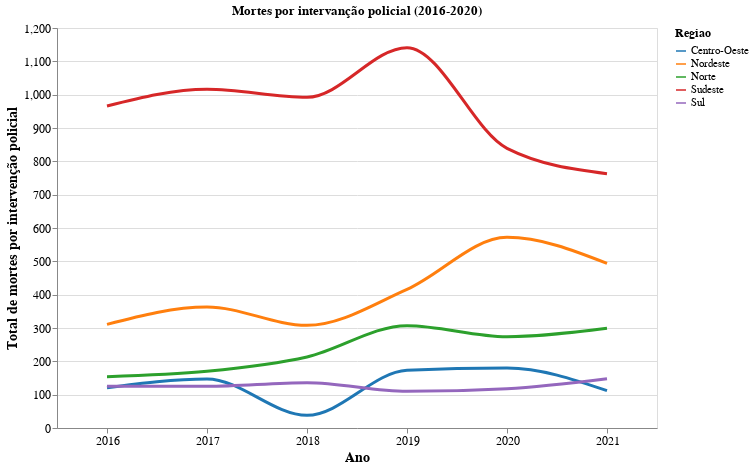

Notebook source saved alongside this figure:
### Code cell
# Create the line plot
line_plot = alt.Chart(df_aggregated).mark_line(
    strokeWidth=3,  # Thicker lines for readability
    interpolate='monotone'  # Smooth lines
).encode(
    x=alt.X('ano:O', title='Ano', axis=alt.Axis(labelAngle=0)),  # Treat ano as ordinal
    y=alt.Y('sum(qtd_interv_pol):Q', title='Total de mortes por intervenção policial'),
    color=alt.Color('regiao:N', legend=alt.Legend(title="Regiao"), 
                    scale=alt.Scale(scheme='category10')),  # Color by region
    tooltip=['regiao', 'ano', 'sum(qtd_interv_pol)']  # Optional tooltips
).properties(
    width=600,
    height=400,
    title='Mortes por intervanção policial (2016-2020)'
).configure_axis(
    labelFontSize=12,
    titleFontSize=14
).configure_legend(
    titleFontSize=12,
    labelFontSize=11
)

line_plot

### Figure 1 — Vega-Lite specification as saved in the notebook (floating-point values rounded to 4 significant figures)
{"config": {"view": {"continuousWidth": 300, "continuousHeight": 300}, "axis": {"labelFontSize": 12, "titleFontSize": 14}, "legend": {"labelFontSize": 11, "titleFontSize": 12}}, "data": {"name": "data-5ddd0b028b6698ba4379d42487035272"}, "mark": {"type": "line", "interpolate": "monotone", "strokeWidth": 3}, "encoding": {"color": {"field": "regiao", "legend": {"title": "Regiao"}, "scale": {"scheme": "category10"}, "type": "nominal"}, "tooltip": [{"field": "regiao", "type": "nominal"}, {"field": "ano", "type": "quantitative"}, {"aggregate": "sum", "field": "qtd_interv_pol", "type": "quantitative"}], "x": {"axis": {"labelAngle": 0}, "field": "ano", "title": "Ano", "type": "ordinal"}, "y": {"aggregate": "sum", "field": "qtd_interv_pol", "title": "Total de mortes por intervenção policial", "type": "quantitative"}}, "height": 400, "title": "Mortes por intervanção policial (2016-2020)", "width": 600, "$schema": "https://vega.github.io/schema/vega-lite/v5.20.1.json", "datasets": {"data-5ddd0b028b6698ba4379d42487035272": [{"ano": 2016, "regiao": "Centro-Oeste", "qtd_interv_pol": 121.0}, {"ano": 2016, "regiao": "Nordeste", "qtd_interv_pol": 311.0}, {"ano": 2016, "regiao": "Norte", "qtd_interv_pol": 154.0}, {"ano": 2016, "regiao": "Sudeste", "qtd_interv_pol": 966.0}, {"ano": 2016, "regiao": "Sul", "qtd_interv_pol": 125.0}, {"ano": 2017, "regiao": "Centro-Oeste", "qtd_interv_pol": 147.0}, {"ano": 2017, "regiao": "Nordeste", "qtd_interv_pol": 363.0}, {"ano": 2017, "regiao": "Norte", "qtd_interv_pol": 170.0}, {"ano": 2017, "regiao": "Sudeste", "qtd_interv_pol": 1016.0}, {"ano": 2017, "regiao": "Sul", "qtd_interv_pol": 125.0}, {"ano": 2018, "regiao": "Centro-Oeste", "qtd_interv_pol": 38.0}, {"ano": 2018, "regiao": "Nordeste", "qtd_interv_pol": 308.0}, {"ano": 2018, "regiao": "Norte", "qtd_interv_pol": 213.0}, {"ano": 2018, "regiao": "Sudeste", "qtd_interv_pol": 992.0}, {"ano": 2018, "regiao": "Sul", "qtd_interv_pol": 136.0}, {"ano": 2019, "regiao": "Centro-Oeste", "qtd_interv_pol": 173.0}, {"ano": 2019, "regiao": "Nordeste", "qtd_interv_pol": 416.0}, {"ano": 2019, "regiao": "Norte", "qtd_interv_pol": 307.0}, {"ano": 2019, "regiao": "Sudeste", "qtd_interv_pol": 1141.0}, {"ano": 2019, "regiao": "Sul", "qtd_interv_pol": 110.0}, {"ano": 2020, "regiao": "Centro-Oeste", "qtd_interv_pol": 180.0}, {"ano": 2020, "regiao": "Nordeste", "qtd_interv_pol": 572.0}, {"ano": 2020, "regiao": "Norte", "qtd_interv_pol": 274.0}, {"ano": 2020, "regiao": "Sudeste", "qtd_interv_pol": 839.0}, {"ano": 2020, "regiao": "Sul", "qtd_interv_pol": 118.0}, {"ano": 2021, "regiao": "Centro-Oeste", "qtd_interv_pol": 112.0}, {"ano": 2021, "regiao": "Nordeste", "qtd_interv_pol": 494.0}, {"ano": 2021, "regiao": "Norte", "qtd_interv_pol": 299.0}, {"ano": 2021, "regiao": "Sudeste", "qtd_interv_pol": 763.0}, {"ano": 2021, "regiao": "Sul", "qtd_interv_pol": 148.0}]}}
